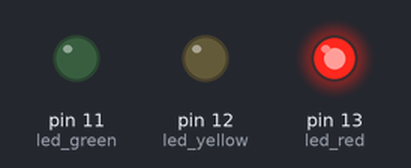
Recording of a sketch running on a simulated Arduino Uno, built with avr-gcc and run on an emulated ATmega328P. Parts: output pins drawn as LEDs (lit = HIGH).

Above: at 0.2 s.
At 1.2 s:
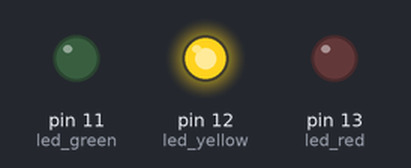
At 2.2 s:
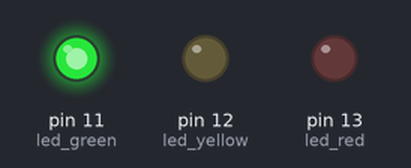
At 5.7 s:
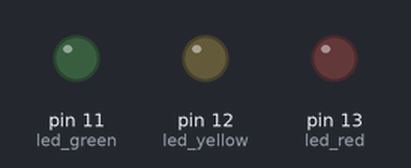
Timing chart, 0 to 6.9 s (numbered marks = the images above):
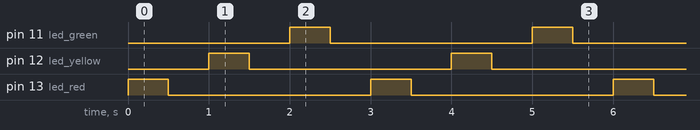

Measured:
- by itself, pin 11 (led_green), pin 12 (led_yellow), pin 13 (led_red): alternates HIGH for 0.50 s and LOW for 2.5 s
- by itself, everything shown: repeats every 3.0 s, in 6 steps

The sketch:

sketch.ino
```cpp
#define  led_red    13
#define  led_yellow 12
#define  led_green  11

int led[] = {led_red,led_yellow,led_green};
void setup() {
  pinMode(led_red, OUTPUT);
  pinMode(led_yellow, OUTPUT);
  pinMode(led_green, OUTPUT);
}
void loop() {
  for(int i=0 ; i<3;i++)
  {
    digitalWrite(led[i],HIGH);
    delay(500);
    digitalWrite(led[i],LOW);
    delay(500);
  }

}
```
